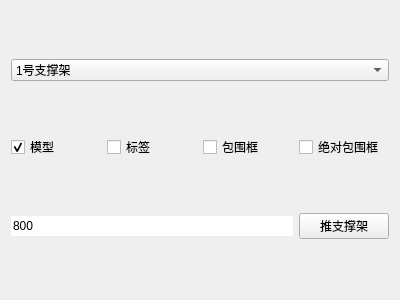
<?xml version="1.0" encoding="UTF-8"?>
<ui version="4.0">
 <class>simulate_win</class>
 <widget class="QWidget" name="simulate_win">
  <property name="geometry">
   <rect>
    <x>0</x>
    <y>0</y>
    <width>400</width>
    <height>300</height>
   </rect>
  </property>
  <property name="windowTitle">
   <string>仿真面板</string>
  </property>
  <layout class="QGridLayout" name="gridLayout">
   <item row="1" column="1">
    <widget class="QCheckBox" name="checkBox_label">
     <property name="text">
      <string>标签</string>
     </property>
    </widget>
   </item>
   <item row="1" column="0">
    <widget class="QCheckBox" name="checkBox_supporter_model">
     <property name="text">
      <string>模型</string>
     </property>
     <property name="checked">
      <bool>true</bool>
     </property>
    </widget>
   </item>
   <item row="1" column="2">
    <widget class="QCheckBox" name="checkBox_wraparound_frame">
     <property name="text">
      <string>包围框</string>
     </property>
     <property name="checked">
      <bool>false</bool>
     </property>
     <property name="tristate">
      <bool>false</bool>
     </property>
    </widget>
   </item>
   <item row="1" column="3">
    <widget class="QCheckBox" name="checkBox_static_wraparound_frame">
     <property name="text">
      <string>绝对包围框</string>
     </property>
    </widget>
   </item>
   <item row="0" column="0" colspan="4">
    <widget class="QComboBox" name="comboBox_supporter">
     <property name="currentIndex">
      <number>0</number>
     </property>
     <item>
      <property name="text">
       <string>1号支撑架</string>
      </property>
     </item>
     <item>
      <property name="text">
       <string>2号支撑架</string>
      </property>
     </item>
     <item>
      <property name="text">
       <string>3号支撑架</string>
      </property>
     </item>
     <item>
      <property name="text">
       <string>4号支撑架</string>
      </property>
     </item>
     <item>
      <property name="text">
       <string>5号支撑架</string>
      </property>
     </item>
     <item>
      <property name="text">
       <string>6号支撑架</string>
      </property>
     </item>
     <item>
      <property name="text">
       <string>7号支撑架</string>
      </property>
     </item>
     <item>
      <property name="text">
       <string>8号支撑架</string>
      </property>
     </item>
     <item>
      <property name="text">
       <string>9号支撑架</string>
      </property>
     </item>
     <item>
      <property name="text">
       <string>10号支撑架</string>
      </property>
     </item>
     <item>
      <property name="text">
       <string>11号支撑架</string>
      </property>
     </item>
     <item>
      <property name="text">
       <string>12号支撑架</string>
      </property>
     </item>
     <item>
      <property name="text">
       <string>13号支撑架</string>
      </property>
     </item>
     <item>
      <property name="text">
       <string>14号支撑架</string>
      </property>
     </item>
     <item>
      <property name="text">
       <string>15号支撑架</string>
      </property>
     </item>
     <item>
      <property name="text">
       <string>16号支撑架</string>
      </property>
     </item>
     <item>
      <property name="text">
       <string>17号支撑架</string>
      </property>
     </item>
     <item>
      <property name="text">
       <string>18号支撑架</string>
      </property>
     </item>
     <item>
      <property name="text">
       <string>19号支撑架</string>
      </property>
     </item>
     <item>
      <property name="text">
       <string>20号支撑架</string>
      </property>
     </item>
    </widget>
   </item>
   <item row="2" column="3">
    <widget class="QPushButton" name="pushButton_pushSupport">
     <property name="text">
      <string>推支撑架</string>
     </property>
    </widget>
   </item>
   <item row="2" column="0" colspan="3">
    <widget class="QLineEdit" name="lineEdit_pushSupporter">
     <property name="text">
      <string>800</string>
     </property>
     <property name="maxLength">
      <number>5</number>
     </property>
     <property name="frame">
      <bool>false</bool>
     </property>
     <property name="placeholderText">
      <string>移动距离（单位：毫米）</string>
     </property>
    </widget>
   </item>
  </layout>
 </widget>
 <resources/>
 <connections/>
</ui>
